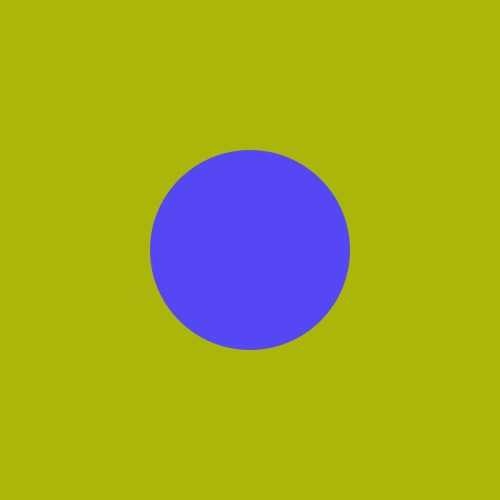
Frame 1 (no input)
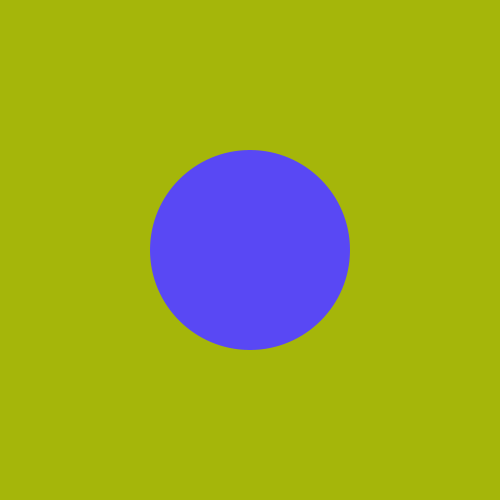
Frame 60 (the mouse pressed at the canvas centre just before this capture)
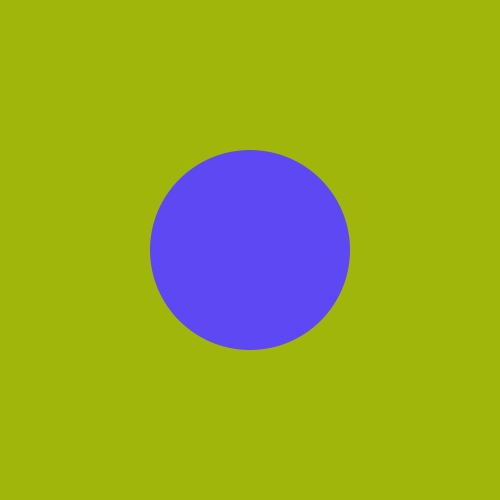
Frame 120 (the mouse held since frame 60 and released just before this capture)

The Processing sketch that drew these frames (run headless with seeded random() and noise(); from frame 60 on, the mouse is pressed at the canvas centre):

// Processing sketch: timeColor
// ── timeColor.pde
void setup() {
  size(500, 500);
}

void draw() {  
  float r = map(second(), 0, 60, 0, 255);
  float g = map(minute(), 0, 60, 0, 255);
  float b = map(hour(), 0, 24, 0, 255);
  background(255-r, 255-g, 255-b);
  fill(r, g, b);
  noStroke();
  ellipse(width/2, height/2, 200, 200);
}
